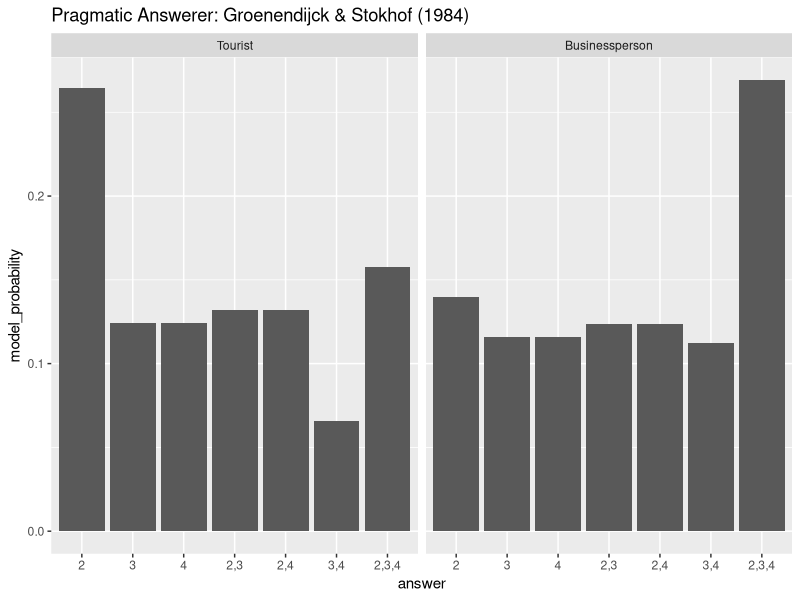

Reproduce this figure in R.
library(ggplot2)
states = c("2", "3", "4", "2,3", "2,4", "3,4", "2,3,4")
bus_vals = c(0.1398, 0.1158, 0.1158, 0.1236, 0.1236, 0.1122, 0.2693)
tou_vals = c(0.2644, 0.1240, 0.1240, 0.1322, 0.1322, 0.0657, 0.1576)

col1 = rep(states, 2)
col2 = c(bus_vals,tou_vals)
col3 = c(rep('Businessperson', 7),rep('Tourist', 7))

qData = data.frame(answer = col1, model_probability = col2, question = col3)
qData$answer = factor(qData$answer, levels = states)
qData$question = factor(qData$question, levels = c("Tourist", "Businessperson"))


pdf("../../writing/2015/journal-manuscript/groenendijckPlot.pdf",
    width=6, height=3)
g = (ggplot(qData, aes(x = answer, y = model_probability))
     + geom_bar(stat = 'identity', position = 'dodge')
     + facet_wrap(~ question)
     + ggtitle("Pragmatic Answerer: Groenendijck & Stokhof (1984)"))
g
dev.off()
